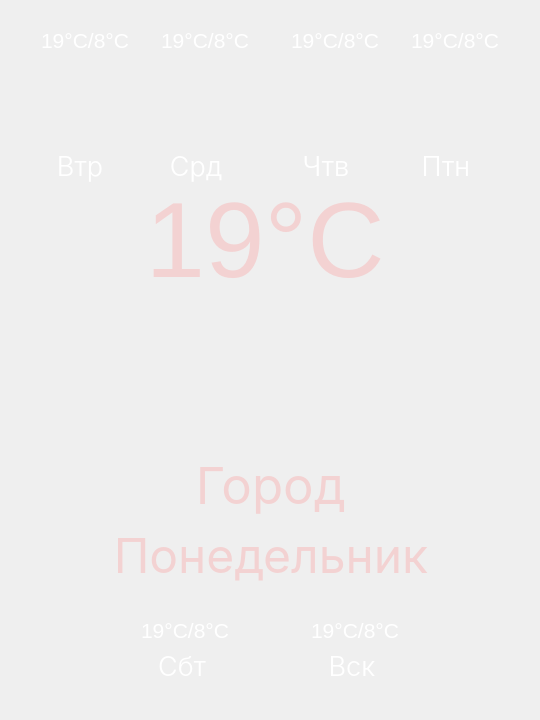
<?xml version="1.0" encoding="UTF-8"?>
<ui version="4.0">
 <class>Form</class>
 <widget class="QWidget" name="Form">
  <property name="geometry">
   <rect>
    <x>0</x>
    <y>0</y>
    <width>540</width>
    <height>720</height>
   </rect>
  </property>
  <property name="windowTitle">
   <string>Виджет погоды и его настройки</string>
  </property>
  <widget class="QLabel" name="lbl_background">
   <property name="geometry">
    <rect>
     <x>0</x>
     <y>0</y>
     <width>540</width>
     <height>720</height>
    </rect>
   </property>
   <property name="text">
    <string/>
   </property>
   <property name="pixmap">
    <pixmap resource="../resources/images/wtf.qrc">:/backgrounds/Main_menu_medium.png</pixmap>
   </property>
   <property name="scaledContents">
    <bool>false</bool>
   </property>
  </widget>
  <widget class="QLabel" name="lbl_temperature">
   <property name="geometry">
    <rect>
     <x>120</x>
     <y>180</y>
     <width>290</width>
     <height>120</height>
    </rect>
   </property>
   <property name="font">
    <font>
     <family>Segoe UI</family>
     <pointsize>80</pointsize>
    </font>
   </property>
   <property name="layoutDirection">
    <enum>Qt::RightToLeft</enum>
   </property>
   <property name="styleSheet">
    <string notr="true">color: #F3D2D2;</string>
   </property>
   <property name="text">
    <string>19°C</string>
   </property>
   <property name="alignment">
    <set>Qt::AlignCenter</set>
   </property>
  </widget>
  <widget class="QPushButton" name="w1">
   <property name="geometry">
    <rect>
     <x>146</x>
     <y>320</y>
     <width>130</width>
     <height>130</height>
    </rect>
   </property>
   <property name="styleSheet">
    <string notr="true">border: none;
background-color: rgba(255, 255, 255, 0);</string>
   </property>
   <property name="text">
    <string/>
   </property>
   <property name="icon">
    <iconset>
     <normaloff>../../Trash/PyQt5_Project_beta/resources/icons/project_icons/c3_r2.svg</normaloff>../../Trash/PyQt5_Project_beta/resources/icons/project_icons/c3_r2.svg</iconset>
   </property>
   <property name="iconSize">
    <size>
     <width>110</width>
     <height>110</height>
    </size>
   </property>
  </widget>
  <widget class="QPushButton" name="btn_temperature_icon">
   <property name="geometry">
    <rect>
     <x>280</x>
     <y>320</y>
     <width>120</width>
     <height>120</height>
    </rect>
   </property>
   <property name="contextMenuPolicy">
    <enum>Qt::DefaultContextMenu</enum>
   </property>
   <property name="layoutDirection">
    <enum>Qt::RightToLeft</enum>
   </property>
   <property name="styleSheet">
    <string notr="true">border: none;
color: rgba(0, 0, 0, 0);
background-color: rgba(255, 255, 255, 0);
</string>
   </property>
   <property name="text">
    <string/>
   </property>
   <property name="icon">
    <iconset resource="../resources/icons/icons.qrc">
     <normaloff>:/newPrefix/bootstrap-icons-1.9.1/thermometer-sun-pink.svg</normaloff>:/newPrefix/bootstrap-icons-1.9.1/thermometer-sun-pink.svg</iconset>
   </property>
   <property name="iconSize">
    <size>
     <width>100</width>
     <height>100</height>
    </size>
   </property>
  </widget>
  <widget class="QLabel" name="lbl_town_name">
   <property name="geometry">
    <rect>
     <x>90</x>
     <y>440</y>
     <width>361</width>
     <height>90</height>
    </rect>
   </property>
   <property name="font">
    <font>
     <family>Inter</family>
     <pointsize>38</pointsize>
    </font>
   </property>
   <property name="styleSheet">
    <string notr="true">color: #F3D2D2;</string>
   </property>
   <property name="text">
    <string>Город</string>
   </property>
   <property name="alignment">
    <set>Qt::AlignCenter</set>
   </property>
  </widget>
  <widget class="QLabel" name="lbl_day1">
   <property name="geometry">
    <rect>
     <x>96</x>
     <y>520</y>
     <width>350</width>
     <height>70</height>
    </rect>
   </property>
   <property name="font">
    <font>
     <family>Inter</family>
     <pointsize>36</pointsize>
    </font>
   </property>
   <property name="styleSheet">
    <string notr="true">color: #F3D2D2;</string>
   </property>
   <property name="text">
    <string>Понедельник</string>
   </property>
   <property name="alignment">
    <set>Qt::AlignCenter</set>
   </property>
  </widget>
  <widget class="QPushButton" name="w2">
   <property name="geometry">
    <rect>
     <x>50</x>
     <y>60</y>
     <width>60</width>
     <height>70</height>
    </rect>
   </property>
   <property name="styleSheet">
    <string notr="true">border: none;
background-color: rgba(255, 255, 255, 0);</string>
   </property>
   <property name="text">
    <string/>
   </property>
   <property name="icon">
    <iconset>
     <normaloff>../../Trash/PyQt5_Project_beta/resources/icons/project_icons/c3.svg</normaloff>../../Trash/PyQt5_Project_beta/resources/icons/project_icons/c3.svg</iconset>
   </property>
   <property name="iconSize">
    <size>
     <width>64</width>
     <height>64</height>
    </size>
   </property>
  </widget>
  <widget class="QPushButton" name="w3">
   <property name="geometry">
    <rect>
     <x>170</x>
     <y>70</y>
     <width>60</width>
     <height>70</height>
    </rect>
   </property>
   <property name="styleSheet">
    <string notr="true">border: none;
background-color: rgba(255, 255, 255, 0);</string>
   </property>
   <property name="text">
    <string/>
   </property>
   <property name="icon">
    <iconset>
     <normaloff>../../Trash/PyQt5_Project_beta/resources/icons/gismeteo-icons/new/c3_rs3.svg</normaloff>../../Trash/PyQt5_Project_beta/resources/icons/gismeteo-icons/new/c3_rs3.svg</iconset>
   </property>
   <property name="iconSize">
    <size>
     <width>64</width>
     <height>64</height>
    </size>
   </property>
  </widget>
  <widget class="QPushButton" name="w4">
   <property name="geometry">
    <rect>
     <x>300</x>
     <y>70</y>
     <width>60</width>
     <height>70</height>
    </rect>
   </property>
   <property name="styleSheet">
    <string notr="true">border: none;
background-color: rgba(255, 255, 255, 0);</string>
   </property>
   <property name="text">
    <string/>
   </property>
   <property name="icon">
    <iconset>
     <normaloff>../../Trash/PyQt5_Project_beta/resources/icons/gismeteo-icons/new/d_c1_rs1.svg</normaloff>../../Trash/PyQt5_Project_beta/resources/icons/gismeteo-icons/new/d_c1_rs1.svg</iconset>
   </property>
   <property name="iconSize">
    <size>
     <width>64</width>
     <height>64</height>
    </size>
   </property>
  </widget>
  <widget class="QPushButton" name="w5">
   <property name="geometry">
    <rect>
     <x>420</x>
     <y>70</y>
     <width>60</width>
     <height>70</height>
    </rect>
   </property>
   <property name="styleSheet">
    <string notr="true">border: none;
background-color: rgba(255, 255, 255, 0);</string>
   </property>
   <property name="text">
    <string/>
   </property>
   <property name="icon">
    <iconset>
     <normaloff>../../Trash/PyQt5_Project_beta/resources/icons/gismeteo-icons/new/n_c2_st.svg</normaloff>../../Trash/PyQt5_Project_beta/resources/icons/gismeteo-icons/new/n_c2_st.svg</iconset>
   </property>
   <property name="iconSize">
    <size>
     <width>64</width>
     <height>64</height>
    </size>
   </property>
  </widget>
  <widget class="QLabel" name="lbl_temp_day1">
   <property name="geometry">
    <rect>
     <x>30</x>
     <y>20</y>
     <width>110</width>
     <height>40</height>
    </rect>
   </property>
   <property name="font">
    <font>
     <pointsize>16</pointsize>
    </font>
   </property>
   <property name="styleSheet">
    <string notr="true">color: rgb(255, 255, 255);</string>
   </property>
   <property name="text">
    <string>19°C/8°C</string>
   </property>
   <property name="alignment">
    <set>Qt::AlignCenter</set>
   </property>
  </widget>
  <widget class="QLabel" name="lbl_temp_day2">
   <property name="geometry">
    <rect>
     <x>150</x>
     <y>20</y>
     <width>110</width>
     <height>40</height>
    </rect>
   </property>
   <property name="font">
    <font>
     <pointsize>16</pointsize>
    </font>
   </property>
   <property name="styleSheet">
    <string notr="true">color: rgb(255, 255, 255);</string>
   </property>
   <property name="text">
    <string>19°C/8°C</string>
   </property>
   <property name="alignment">
    <set>Qt::AlignCenter</set>
   </property>
  </widget>
  <widget class="QLabel" name="lbl_temp_day3">
   <property name="geometry">
    <rect>
     <x>280</x>
     <y>20</y>
     <width>110</width>
     <height>40</height>
    </rect>
   </property>
   <property name="font">
    <font>
     <pointsize>16</pointsize>
    </font>
   </property>
   <property name="styleSheet">
    <string notr="true">color: rgb(255, 255, 255);</string>
   </property>
   <property name="text">
    <string>19°C/8°C</string>
   </property>
   <property name="alignment">
    <set>Qt::AlignCenter</set>
   </property>
  </widget>
  <widget class="QLabel" name="lbl_temp_day4">
   <property name="geometry">
    <rect>
     <x>400</x>
     <y>20</y>
     <width>110</width>
     <height>40</height>
    </rect>
   </property>
   <property name="font">
    <font>
     <pointsize>16</pointsize>
    </font>
   </property>
   <property name="styleSheet">
    <string notr="true">color: rgb(255, 255, 255);</string>
   </property>
   <property name="text">
    <string>19°C/8°C</string>
   </property>
   <property name="alignment">
    <set>Qt::AlignCenter</set>
   </property>
  </widget>
  <widget class="QPushButton" name="w6">
   <property name="geometry">
    <rect>
     <x>60</x>
     <y>620</y>
     <width>60</width>
     <height>70</height>
    </rect>
   </property>
   <property name="styleSheet">
    <string notr="true">border: none;
background-color: rgba(255, 255, 255, 0);</string>
   </property>
   <property name="text">
    <string/>
   </property>
   <property name="icon">
    <iconset>
     <normaloff>../../Trash/PyQt5_Project_beta/resources/icons/gismeteo-icons/new/d_c1_rs1.svg</normaloff>../../Trash/PyQt5_Project_beta/resources/icons/gismeteo-icons/new/d_c1_rs1.svg</iconset>
   </property>
   <property name="iconSize">
    <size>
     <width>64</width>
     <height>64</height>
    </size>
   </property>
  </widget>
  <widget class="QPushButton" name="w7">
   <property name="geometry">
    <rect>
     <x>420</x>
     <y>620</y>
     <width>60</width>
     <height>70</height>
    </rect>
   </property>
   <property name="styleSheet">
    <string notr="true">border: none;
background-color: rgba(255, 255, 255, 0);</string>
   </property>
   <property name="text">
    <string/>
   </property>
   <property name="icon">
    <iconset>
     <normaloff>../../Trash/PyQt5_Project_beta/resources/icons/project_icons/c3.svg</normaloff>../../Trash/PyQt5_Project_beta/resources/icons/project_icons/c3.svg</iconset>
   </property>
   <property name="iconSize">
    <size>
     <width>64</width>
     <height>64</height>
    </size>
   </property>
  </widget>
  <widget class="QLabel" name="lbl_day2">
   <property name="geometry">
    <rect>
     <x>48</x>
     <y>150</y>
     <width>64</width>
     <height>32</height>
    </rect>
   </property>
   <property name="font">
    <font>
     <family>Inter Light</family>
     <pointsize>20</pointsize>
    </font>
   </property>
   <property name="styleSheet">
    <string notr="true">color: rgb(255, 255, 255);</string>
   </property>
   <property name="text">
    <string>Втр</string>
   </property>
   <property name="alignment">
    <set>Qt::AlignCenter</set>
   </property>
  </widget>
  <widget class="QLabel" name="lbl_day3">
   <property name="geometry">
    <rect>
     <x>164</x>
     <y>150</y>
     <width>64</width>
     <height>32</height>
    </rect>
   </property>
   <property name="font">
    <font>
     <family>Inter Light</family>
     <pointsize>20</pointsize>
    </font>
   </property>
   <property name="styleSheet">
    <string notr="true">color: rgb(255, 255, 255);</string>
   </property>
   <property name="text">
    <string>Срд</string>
   </property>
   <property name="alignment">
    <set>Qt::AlignCenter</set>
   </property>
  </widget>
  <widget class="QLabel" name="lbl_day4">
   <property name="geometry">
    <rect>
     <x>294</x>
     <y>150</y>
     <width>64</width>
     <height>32</height>
    </rect>
   </property>
   <property name="font">
    <font>
     <family>Inter Light</family>
     <pointsize>20</pointsize>
    </font>
   </property>
   <property name="styleSheet">
    <string notr="true">color: rgb(255, 255, 255);</string>
   </property>
   <property name="text">
    <string>Чтв</string>
   </property>
   <property name="alignment">
    <set>Qt::AlignCenter</set>
   </property>
  </widget>
  <widget class="QLabel" name="lbl_day5">
   <property name="geometry">
    <rect>
     <x>414</x>
     <y>150</y>
     <width>64</width>
     <height>32</height>
    </rect>
   </property>
   <property name="font">
    <font>
     <family>Inter Light</family>
     <pointsize>20</pointsize>
    </font>
   </property>
   <property name="autoFillBackground">
    <bool>false</bool>
   </property>
   <property name="styleSheet">
    <string notr="true">color: rgb(255, 255, 255);</string>
   </property>
   <property name="text">
    <string>Птн</string>
   </property>
   <property name="alignment">
    <set>Qt::AlignCenter</set>
   </property>
  </widget>
  <widget class="QLabel" name="lbl_temp_day6">
   <property name="geometry">
    <rect>
     <x>130</x>
     <y>610</y>
     <width>110</width>
     <height>40</height>
    </rect>
   </property>
   <property name="font">
    <font>
     <pointsize>16</pointsize>
    </font>
   </property>
   <property name="styleSheet">
    <string notr="true">color: rgb(255, 255, 255);</string>
   </property>
   <property name="text">
    <string>19°C/8°C</string>
   </property>
   <property name="alignment">
    <set>Qt::AlignCenter</set>
   </property>
  </widget>
  <widget class="QLabel" name="lbl_temp_day7">
   <property name="geometry">
    <rect>
     <x>300</x>
     <y>610</y>
     <width>110</width>
     <height>40</height>
    </rect>
   </property>
   <property name="font">
    <font>
     <pointsize>16</pointsize>
    </font>
   </property>
   <property name="styleSheet">
    <string notr="true">color: rgb(255, 255, 255);</string>
   </property>
   <property name="text">
    <string>19°C/8°C</string>
   </property>
   <property name="alignment">
    <set>Qt::AlignCenter</set>
   </property>
  </widget>
  <widget class="QLabel" name="lbl_day6">
   <property name="geometry">
    <rect>
     <x>150</x>
     <y>650</y>
     <width>64</width>
     <height>32</height>
    </rect>
   </property>
   <property name="font">
    <font>
     <family>Inter Light</family>
     <pointsize>20</pointsize>
    </font>
   </property>
   <property name="styleSheet">
    <string notr="true">color: rgb(255, 255, 255);</string>
   </property>
   <property name="text">
    <string>Cбт</string>
   </property>
   <property name="alignment">
    <set>Qt::AlignCenter</set>
   </property>
  </widget>
  <widget class="QLabel" name="lbl_day7">
   <property name="geometry">
    <rect>
     <x>320</x>
     <y>650</y>
     <width>64</width>
     <height>32</height>
    </rect>
   </property>
   <property name="font">
    <font>
     <family>Inter Light</family>
     <pointsize>20</pointsize>
    </font>
   </property>
   <property name="styleSheet">
    <string notr="true">color: rgb(255, 255, 255);</string>
   </property>
   <property name="text">
    <string>Вск</string>
   </property>
   <property name="alignment">
    <set>Qt::AlignCenter</set>
   </property>
  </widget>
 </widget>
 <resources>
  <include location="../resources/images/wtf.qrc"/>
  <include location="../resources/icons/icons.qrc"/>
  <include location="../../Trash/PyQt5_Project_beta/resources/images/wtf.qrc"/>
 </resources>
 <connections/>
</ui>
